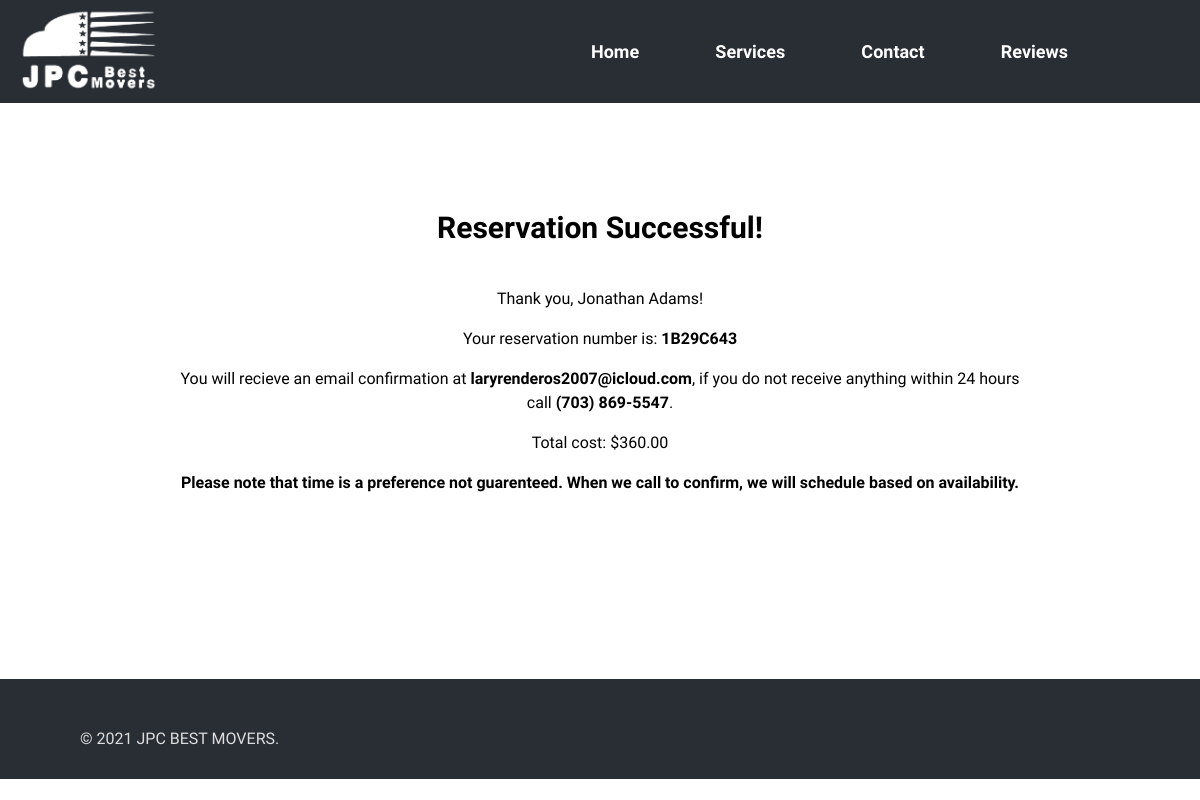
The app's page /reservation_success/1B29C643/ with its own data.
### moving/models.py (models this page shows, shortened)
class Reservation(models.Model):
    reservation_number = models.CharField(
        max_length=8,
        unique=True,
        default= generate_reservation_number,
        editable=False
    )
    customer_name = models.CharField(max_length=100)
    customer_email = models.EmailField()
    customer_phone = models.CharField(max_length=20)
    move_datetime = models.DateTimeField()
    origin_address = models.CharField(max_length=255)
    destination_address = models.CharField(max_length=255, blank=True, null=True)
    created_at = models.DateTimeField(auto_now_add=True)
    is_canceled = models.BooleanField(default=False)
    service = models.ForeignKey('Service', on_delete=models.CASCADE)
    workers = models.IntegerField(choices=[(1, '1'), (2, '2'), (3, '3')])
    hours = models.IntegerField(choices=[(i, str(i)) for i in range(1, 13)])
    def total_cost(self):
        return self.service.base_price_per_hour * Decimal(self.workers) * Decimal(self.hours)

### moving/views.py (the view)
# urls.py: path('reservation_success/<str:reservation_number>/', views.reservation_success, name='reservation_success'),
def reservation_success(request, reservation_number):
    reservation = get_object_or_404(Reservation, reservation_number=reservation_number)
    total = reservation.total_cost()
    return render(request, 'reservation_success.html', {'reservation': reservation, 'total': total})

### moving/templates/moving/reservation_success.html
{% extends 'base.html' %}
{% load static %}
{% block content %}
<main class="central">
<h2>Reservation Successful!</h2>
<p>Thank you, {{ reservation.customer_name }}!</p>
<p>Your reservation number is: <strong>{{ reservation.reservation_number }}</strong></p>
<p>You will recieve an email confirmation at <strong>{{ reservation.customer_email }}</strong>, if you do not receive anything within 24 hours call <strong>(703) 869-5547</strong>.</p>
<p>Total cost: ${{ total }}</p>
<p><strong>Please note that time is a preference not guarenteed. When we call to confirm, we will schedule based on availability.</strong></p>
</main>
{% endblock %}

### static/base.css (style rules this page uses)
body, html { font-family: 'Oswald', sans-serif; margin: 0; height: 100%; }
main { background-color: white; }
.central { padding: 14vw 14vw; }
h1, h2, h3, h4, h5, h6, p { font-weight: 400; line-height: 1.5; color: rgb(0, 0, 0); text-align: center; padding: 0 1vw; }
h2 { font-size: 2.5vw; font-weight: 600; padding: 1vw; font-family: "Arimo", sans-serif; }

### records on screen
Reservation: customer_name "Jonathan Adams", reservation_number "1B29C643", customer_email "laryrenderos2007@icloud.com"

### other values on screen
{{ total }} "360.00"
